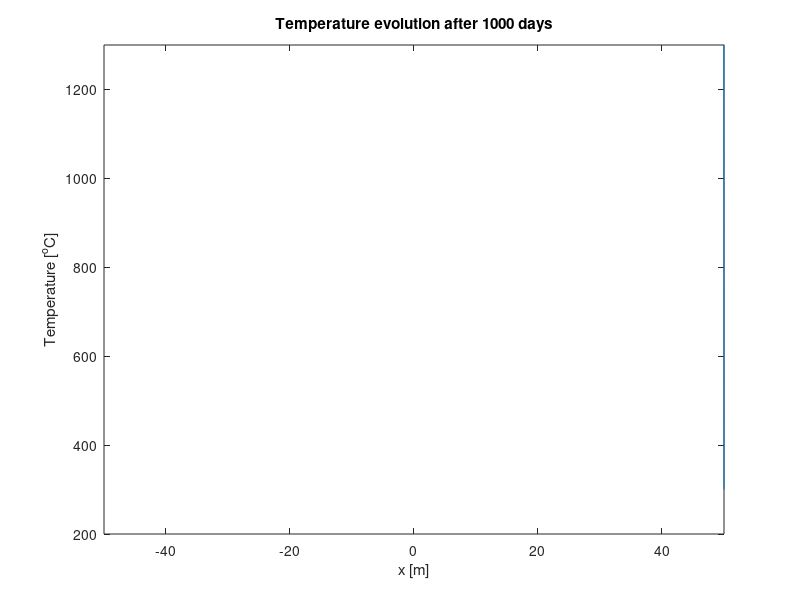
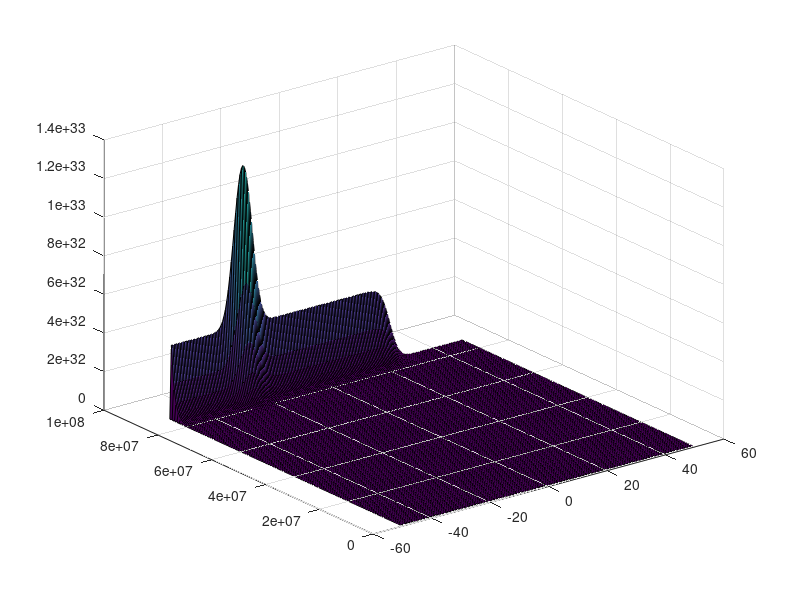

MATLAB code to generate these figures, in order:
% Solves the 1D heat equation with an explicit finite difference scheme
% 
% From Thorsten Becker's webpage
%

clear all
close all

% Physical parameters
L = 100; % Length of modeled domain [m]
Tmagma = 1200; % Temperature of magma [C]
Trock = 300; % Temperature of country rock [C]
kappa = 1e-6; % Thermal diffusivity of rock [m2/s]
W = 5; % Width of dike [m]
day = 3600*24; % # seconds per day
dt = 10*day; % Timestep [s]

% Numerical parameters
nx = 201; % Number of gridpoints in x-direction
nt = 100; % Number of timesteps to compute
dx = L/(nx-1); % Spacing of grid
x = -L/2:dx:L/2;% Grid

% Setup initial temperature profile
T = ones(size(x))*Trock;
T(find(abs(x)<=W/2)) = Tmagma;

time = 0;
for n=1:nt % Timestep loop
    % Compute new temperature
    Tnew = zeros(1,nx);
    for i=2:nx-1
        Tnew(i) = T(i) + T(i+1);
    end
    % Set boundary conditions
    Tnew(1) = T(1);
    Tnew(nx) = T(nx);
    
    % Update temperature and time
    T = Tnew;
    time = time+dt;
    
    % Plot solution
    figure(1), clf
    plot(x,Tnew);
    Ymat(n,:) = n*dt*(ones(1,nx));
    Xmat(n,:) = x;
    Tmat(n,:) = Tnew;
    axis([-50 50 200 1300])
    xlabel('x [m]')
    ylabel('Temperature [^oC]')
    title(['Temperature evolution after ',num2str(time/day),' days'])
    drawnow
end
figure
surf(Xmat,Ymat,Tmat)